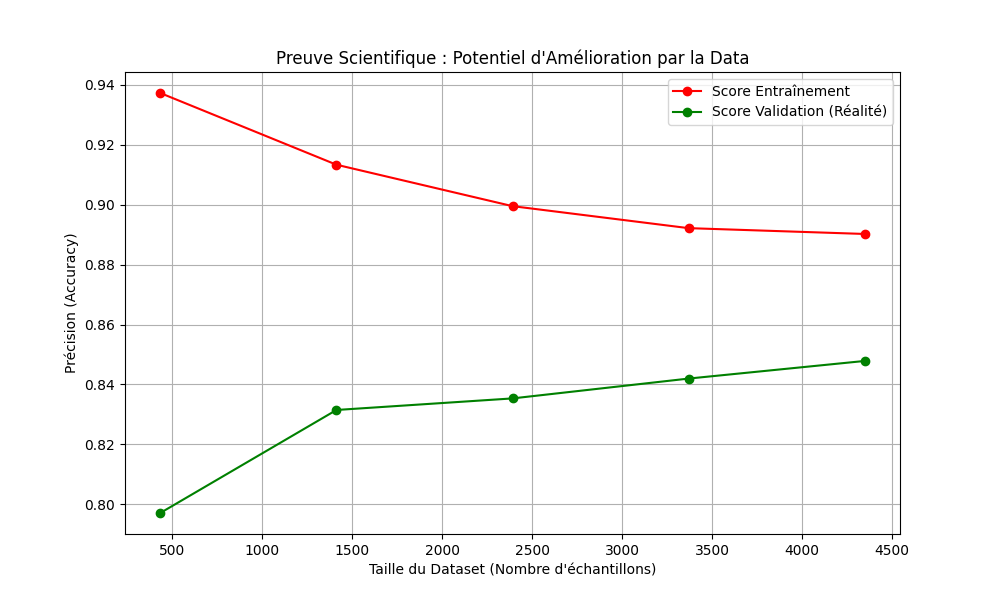

Write Python code to recreate this figure.
import pandas as pd
import numpy as np
import matplotlib.pyplot as plt
from sklearn.model_selection import learning_curve, train_test_split
from sklearn.pipeline import Pipeline, FeatureUnion
from sklearn.feature_extraction.text import TfidfVectorizer
from sklearn.preprocessing import FunctionTransformer, StandardScaler
from sklearn.impute import SimpleImputer
from xgboost import XGBClassifier
from sklearn.ensemble import RandomForestClassifier, VotingClassifier
import joblib

print("--- 🔬 ANALYSE SCIENTIFIQUE : COURBES D'APPRENTISSAGE ---")

# --- 1. SETUP (Recréation du pipeline identique) ---
# On redéfinit les fonctions pour être sûr
def get_text_data(x): return x['Titre'].astype(str) + " " + x['Publisher'].astype(str)
def get_numeric_data(x): return x[['oa_works', 'oa_cited', 'oa_found', 'cr_has_doi', 'Impact_Ratio']]

# Chargement Données
df = pd.read_csv("data/02_real_world_dataset.csv")
df['Publisher'] = df['Publisher'].fillna('Unknown')
df['Titre'] = df['Titre'].fillna('')
cols_num = ['oa_works', 'oa_cited', 'oa_found', 'cr_has_doi', 'Impact_Ratio']
for col in cols_num: df[col] = pd.to_numeric(df[col], errors='coerce').fillna(0)

X = df
y = df['Est_Predateur']

# Reconstruction du Modèle (Exactement le même que V2)
text_pipeline = Pipeline([
    ('selector', FunctionTransformer(get_text_data, validate=False)),
    ('tfidf', TfidfVectorizer(max_features=6000, ngram_range=(1, 3), stop_words='english')),
])
numeric_pipeline = Pipeline([
    ('selector', FunctionTransformer(get_numeric_data, validate=False)),
    ('imputer', SimpleImputer(strategy='constant', fill_value=0)),
    ('scaler', StandardScaler())
])
preprocessor = FeatureUnion([('nlp', text_pipeline), ('num', numeric_pipeline)])

clf1 = XGBClassifier(n_estimators=600, learning_rate=0.02, max_depth=5, min_child_weight=2, gamma=0.1, scale_pos_weight=1.5, random_state=42, n_jobs=-1)
clf2 = RandomForestClassifier(n_estimators=400, max_depth=10, class_weight='balanced_subsample', random_state=42, n_jobs=-1)
ensemble_model = Pipeline([
    ('preprocessor', preprocessor),
    ('classifier', VotingClassifier(estimators=[('xgb', clf1), ('rf', clf2)], voting='soft', weights=[2, 1]))
])

# --- 2. CALCUL MATHEMATIQUE DE LA COURBE ---
print("⏳ Calcul des courbes en cours (Validation Croisée sur différents volumes)...")
# On teste avec 20%, 40%, 60%, 80% et 100% des données
train_sizes, train_scores, test_scores = learning_curve(
    ensemble_model, X, y, cv=5, n_jobs=-1, 
    train_sizes=np.linspace(0.1, 1.0, 5),
    scoring='accuracy',
    shuffle=True
)

# Calcul des moyennes et écarts types
train_scores_mean = np.mean(train_scores, axis=1)
test_scores_mean = np.mean(test_scores, axis=1)

# --- 3. AFFICHAGE DU GRAPHIQUE ---
plt.figure(figsize=(10, 6))
plt.title("Preuve Scientifique : Potentiel d'Amélioration par la Data")
plt.xlabel("Taille du Dataset (Nombre d'échantillons)")
plt.ylabel("Précision (Accuracy)")
plt.grid(True)

# Courbe d'entraînement
plt.plot(train_sizes, train_scores_mean, 'o-', color="r", label="Score Entraînement")
# Courbe de validation (Test)
plt.plot(train_sizes, test_scores_mean, 'o-', color="g", label="Score Validation (Réalité)")

plt.legend(loc="best")
plt.savefig("learning_curve_proof.png")
plt.show()

# --- 4. INTERPRÉTATION AUTOMATIQUE ---
slope = test_scores_mean[-1] - test_scores_mean[-2]
print("\n--- 📝 CONCLUSION SCIENTIFIQUE ---")
print(f"Dernier score de validation : {test_scores_mean[-1]:.2%}")
if slope > 0.001:
    print("✅ PENTE POSITIVE DETECTÉE : La courbe verte continue de monter.")
    print("   PREUVE : Le modèle n'a pas atteint son plafond.")
    print("   SOLUTION : Ajouter plus de données augmentera mécaniquement le score.")
else:
    print("⚠️ PLATEAU DÉTECTÉ : La courbe stagne.")
    print("   SOLUTION : Il faut complexifier le modèle (plus de features), la data seule ne suffira pas.")